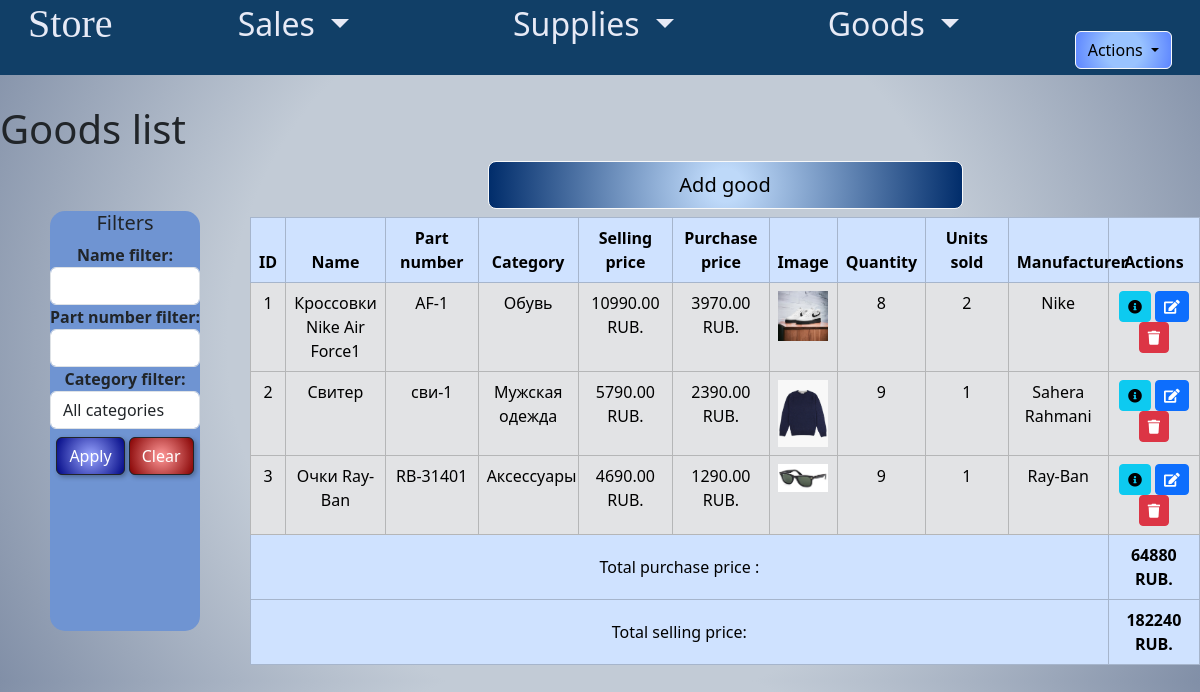
Page /goods_list/ (signed in) on the committed database.
### app_store/models.py (models this page shows, shortened)
class Good(models.Model):
    name = models.CharField(max_length=25, db_index=True,
                            verbose_name='название товара')
    part_number = models.CharField(max_length=10, verbose_name='артикул', default='')
    category = models.ForeignKey(GoodCategory, on_delete=models.CASCADE,
                                 verbose_name='категория',
                                 null=True)
    selling_price = models.DecimalField(max_digits=10, decimal_places=2,verbose_name='цена продажи')
    purchase_price = models.DecimalField(max_digits=10, decimal_places=2,verbose_name='закупочная цена')
    description = models.TextField(verbose_name='описание товара')
    image = models.ImageField(upload_to='goods/',
                              verbose_name='картинка товара',blank=True, null=True)
    quantity = models.IntegerField(verbose_name='кол-во товара', default=0)
    sold_quantity = models.IntegerField(default=0, verbose_name='кол-во продано')
    manufacturer = models.CharField(max_length=30, verbose_name='производитель')
    class Meta:
        db_table = 'good'
        verbose_name = 'товар'
        verbose_name_plural = 'товары'

class GoodCategory(models.Model):
    name = models.CharField(verbose_name='категория товара', max_length=50,
                            db_index=True)
    class Meta:
        db_table = 'category'
        verbose_name = 'категория'
        verbose_name_plural = 'категории'
    def __str__(self):
        return f'{self.name}'

### app_store/views.py (the view, shortened to what this page needs)
# urls.py: path('goods_list/', GoodsListView.as_view(), name='goods_list'),
class GoodsListView(LoginRequiredMixin, View):
    def get(self, request):
        goods = Good.objects.all()
        categories = GoodCategory.objects.all()
        selected_category = request.GET.get('category')
        name_filter = request.GET.get('name')
        part_number_filter = request.GET.get('part_number')
        if 'clear_filters' in request.GET:
            selected_category = None
            name_filter = ''
            part_number_filter = ''
        if selected_category:
            goods = goods.filter(category__id=selected_category)
        if name_filter:
            goods = goods.filter(name__icontains=name_filter)
        if part_number_filter:
            goods = goods.filter(part_number__icontains=part_number_filter)
        total_selling_price = goods.aggregate(total=Sum(F('selling_price') * F('quantity')))['total'] or 0
        total_purchase_price = goods.aggregate(total=Sum(F('purchase_price') * F('quantity')))['total'] or 0
        form = GoodForm()
        return render(request, 'app_store/goods_list.html', {
            'goods': goods,
            'form': form,
            'categories': categories,
            'selected_category': selected_category,
            'name_filter': name_filter,
            'part_number_filter': part_number_filter,
            'total_purchase_price': total_purchase_price,
            'total_selling_price': total_selling_price
        })

### app_store/templates/app_store/goods_list.html (shortened to what this page needs)
{% extends 'app_store/base.html' %}
{% load static %}
{% load i18n %}
{% block links %}
    <link rel="stylesheet" type="text/css" href="{% static 'app_store/css/style1.css' %}">
    <link rel="stylesheet" href="https://cdn.jsdelivr.net/npm/bootstrap@5.3.2/dist/css/bootstrap.min.css">
    <link rel="stylesheet" href="https://cdnjs.cloudflare.com/ajax/libs/font-awesome/5.15.3/css/all.min.css">
{% endblock %}
{% block content %}
  <h1>{% trans "Список товаров" %}</h1>
<div style="display: flex;" >
    <div class="filterForm">
        <h5>{% trans "Фильтры" %}</h5>
        <form method="get" class="mb-3">
            <div class="form-group">
                <label for="name-filter"><b>{% trans "Фильтр по названию" %}:</b></label>
                <input style="margin: 0 auto; width: 150px;" type="text" class="form-control" id="name-filter" name="name" value="{{ request.get.name }}">
            </div>
            <div class="form-group">
                <label for="part-number-filter"><b>{% trans "Фильтр по артикулу" %}:</b></label>
                <input style="margin: 0 auto; width: 150px;" type="text" class="form-control" id="part-number-filter" name="part_number" value="{{ request.get.part_number }}">
            </div>
            <div class="form-group">
                <label for="category-filter"><b>{% trans "Фильтр по категориям" %}:</b></label>
                <select style="margin: 0 auto; width: 150px;" class="form-control" id="category-filter" name="category">
                    <option value="">{% trans "Все категории" %}</option>
                </select>
            </div>
            <button type="submit" class="btn btn-dark mt-2 mb-3 blueBtn">{% trans "Применить" %}</button>
            <button class="btn btn-dark mt-2 mb-3 redBtn" type="submit" name="clear_filters">{% trans "Очистить" %}</button>
        </form>
       </div>
      <div class="tableContainer">
          <div class="d-grid gap-2 col-6 mx-auto">
              <button type="button" class="btn btn-light btn-lg mb-2 btnAdd" data-bs-toggle="modal" data-bs-target="#addGoodModal">
                  {% trans "Добавить товар" %}</button>
          </div>
        <table class="table table-secondary table-hover table-bordered text-center">
          <thead class="table-primary">
            <tr>
              <th>ID</th>
              <th>{% trans "Название" %}</th>
              <th>{% trans "Артикул" %}</th>
              <th>{% trans "Категория" %}</th>
              <th>{% trans "Цена продажи" %}</th>
              <th>{% trans "Закупочная цена" %}</th>
              <th>{% trans "Изображение" %}</th>
              <th>{% trans "Количество" %}</th>
              <th>{% trans "Продано" %}</th>
              <th>{% trans "Производитель" %}</th>
              <th>{% trans "Действия" %}</th>
            </tr>
          </thead>
          <tbody>
            {% for good in goods %}
              <tr>
                <td>{{ good.id }}</td>
                <td>{{ good.name }}</td>
                <td>{{ good.part_number }}</td>
                <td>{{ good.category }}</td>
                <td>{{ good.selling_price }} RUB.</td>
                <td>{{ good.purchase_price }} RUB.</td>
                <td>{% if good.image %}<img src="{{ good.image.url }}" alt="{{ good.name }}" width="50">{% endif %}</td>
                <td>{{ good.quantity }}</td>
                <td>{{ good.sold_quantity }}</td>
                <td>{{ good.manufacturer }}</td>
                <td>
                <a href="{% url 'good_detail' good.id %}" class="btn btn-info btn-sm" title="Подробнее">
                    <i class="fas fa-info-circle"></i>
                </a>
                <button type="button" class="btn btn-primary btn-sm" onclick="location.href='{% url 'edit_good' good.id %}'" title="Редактировать">
                    <i class="fas fa-edit"></i>
                  </button>
                <form method="post" action="{% url 'delete_good' good.id %}" style="display: inline;">
                  <button type="submit" class="btn btn-danger btn-sm" title="Удалить">
                    <i class="fas fa-trash"></i>
                  </button>
                </form>
                </td>
              </tr>
            {% empty %}
              <tr>
                <td colspan="12">{% trans "Нет товаров" %}</td>
              </tr>
            {% endfor %}
          </tbody>
            <tfoot class="table-primary">
                 <tr>
                    <td colspan="10" class="text-right">{% trans "Общая закупочная цена" %}:</td>
                     <td> <strong>{{ total_purchase_price }} RUB. </strong></td>
                </tr>
                <tr>
                    <td colspan="10" class="text-right">{% trans "Общая цена продажи" %}:</td>
                    <td> <strong>{{ total_selling_price }} RUB.</strong></td>
                </tr>
            </tfoot>
        </table>
      </div>
    </div>
{% endblock %}

### app_store/static/app_store/css/style1.css (style rules this page uses)
.tableContainer { width: 1500px; }
td, th { max-width: 100px; }
.filterForm { margin: 50px; width: 200px; text-align: center; background-color: #6F94D2; border-radius: 15px; }
.blueBtn { background: rgb(153,165,255); background: radial-gradient(circle, rgba(153,165,255,1) 0%, rgba(1,8,133,1) 100%); border: 1px solid black; color: black; box-shadow: 2px 2px 5px rgba(0, 0, 0, 0.3); }
.redBtn { background: rgb(255,153,153); background: radial-gradient(circle, rgba(255,153,153,1) 0%, rgba(133,1,1,1) 100%); border: 1px solid black; color: black; box-shadow: 2px 2px 5px rgba(0, 0, 0, 0.3); }
.btnAdd { background: rgb(190,217,249); background: radial-gradient(circle, rgba(190,217,249,1) 7%, rgba(0,44,106,1) 100%); border: 1px solid black; }

### rows in the picture
Good: id "1", name "Кроccовки Nike Air Force1", part_number "AF-1", category "Обувь", selling_price "10990.00", purchase_price "3970.00", image (picture), quantity "8", sold_quantity "2", manufacturer "Nike"
Good: id "2", name "Свитер", part_number "сви-1", category "Мужская одежда", selling_price "5790.00", purchase_price "2390.00", image (picture), quantity "9", sold_quantity "1", manufacturer "Sahera Rahmani"
Good: id "3", name "Очки Ray-Ban", part_number "RB-31401", category "Аксессуары", selling_price "4690.00", purchase_price "1290.00", image (picture), quantity "9", sold_quantity "1", manufacturer "Ray-Ban"

### other values in the picture
{{ total_purchase_price }} "64880"
{{ total_selling_price }} "182240"
